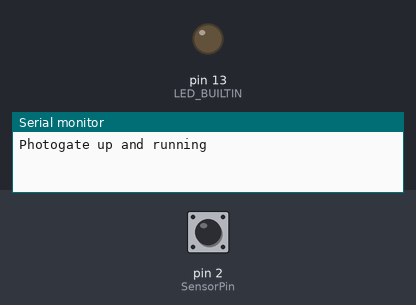
The sketch below on a simulated Arduino Uno, built with avr-gcc and run on an emulated ATmega328P. On the bench: output pins drawn as LEDs (lit = HIGH), the last lines printed to the serial monitor. Dashed ring = blinking. The inputs (shaded band) are chosen by the test bench; at power-on: pin 2 (SensorPin) LOW.

Above: at 1.2 s.
1.3 s: pin 2 (SensorPin) driven HIGH
At 2.1 s:
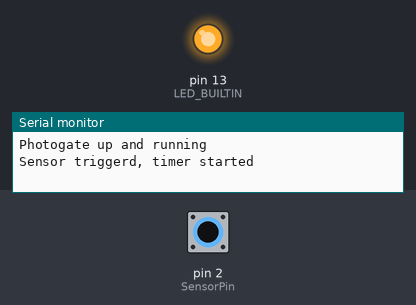
2.8 s: pin 2 (SensorPin) pulsed LOW 5 times (0.12 s each, 0.3 s apart)
At 3.37 s:
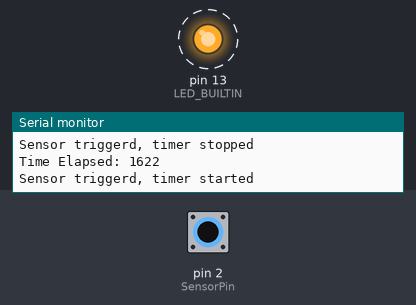
Timing chart, 0 to 5.8 s (numbered marks = the images above; inputs shaded):
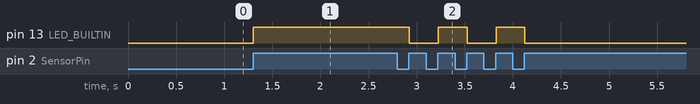

The sketch:

Photogate.ino
```cpp
#define SensorPin 2

//variables for time interval
bool timing = false;
unsigned long deltaT = 0;
unsigned long startT = 0;
unsigned long stopT = 0;
const int threshold = 200; // can be adjusted according to light levels; remove // on line 38 to print light level to console

volatile bool trigger = false;

void setup() {
  Serial.begin(9600); // sets serial port for communication
  Serial.println("Photogate up and running");

  // set up sensor
  pinMode(SensorPin, INPUT);
  attachInterrupt(digitalPinToInterrupt(SensorPin), triggered, RISING);

  // set up build in led
  pinMode(LED_BUILTIN, OUTPUT);
}

void loop() {
  if (trigger){
    if (!timing){
      timing = true;
      startT = millis();
      Serial.println("Sensor triggerd, timer started");
      digitalWrite(LED_BUILTIN, HIGH); // turn on led when timing
    } else {
      Serial.println("Sensor triggerd, timer stopped");
      stopT = millis();
      deltaT = stopT - startT;
      Serial.print("Time Elapsed: ");
      Serial.println(deltaT);
      timing = false;
      digitalWrite(LED_BUILTIN, LOW); // turn off led when done
    }
    trigger = false;
  }
  delay(10);

}

void triggered(){
  trigger = true;
}
```

Measured:
- after the input at 1.3 s, pin 13 (LED_BUILTIN): LOW → HIGH at once
- after the input at 2.8 s, pin 13 (LED_BUILTIN): alternates HIGH for 0.30 s and LOW for 0.30 s, 5 changes in all, then stays LOW, starting after 0.12 s
